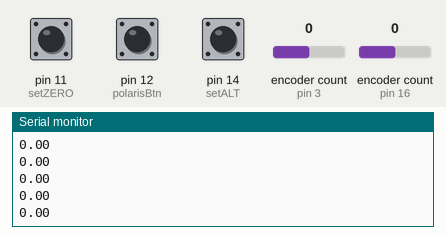
Simulated run of this sketch. Board: Arduino Uno, built with avr-gcc and run on an emulated ATmega328P. Parts: the last lines printed to the serial monitor. The inputs (shaded band) are chosen by the test bench; at power-on: encoder count (sensors on pin 3, pin 16) 0, pin 12 (polarisBtn) HIGH, pin 11 (setZERO) HIGH, pin 14 (setALT) HIGH.

Above: at 0.8 s.
0.9 s: encoder count (sensor on pin 3) set to 1
At 1.6 s:
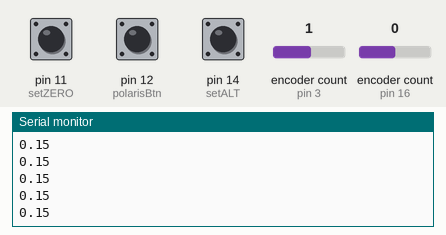
2.4 s: pin 12 (polarisBtn) pulled LOW for 0.15 s
At 3.2 s:
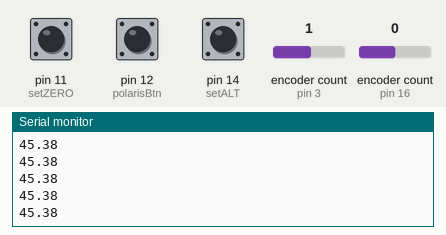
4.0 s: pin 11 (setZERO) pulled LOW for 0.15 s
At 5.0 s:
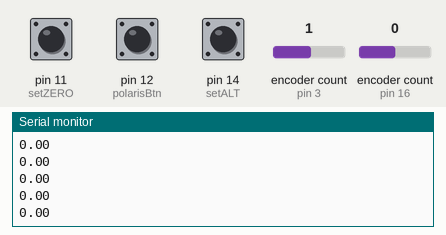
5.6 s: pin 12 (polarisBtn) pulled LOW for 1 s
8.1 s: encoder count (sensor on pin 3) set to 2
At 8.9 s:
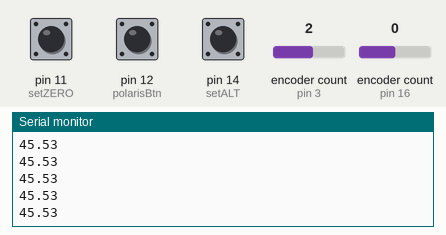
Timing chart, 0 to 10.6 s (numbered marks = the images above; inputs shaded):
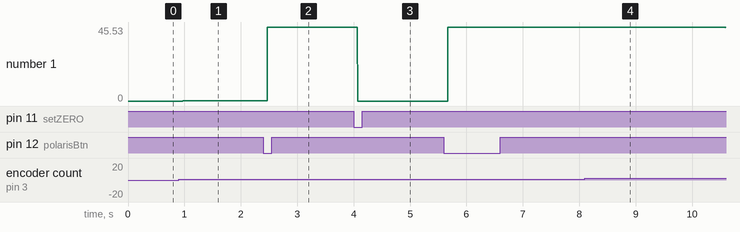

Measured:
- after the input at 0.9 s, the serial monitor: prints a new line after 0.07 s (image 1)
- after the input at 2.4 s, the serial monitor: prints a new line after 0.07 s (image 2)
- after the input at 4.0 s, the serial monitor: prints a new line after 0.07 s (image 3)
- after the input at 8.1 s, the serial monitor: prints a new line after 0.07 s (image 4)
- plotted number 1: 0 → 0.15 after the input at 0.9 s, 0.15 → 45.38 after the input at 2.4 s, 45.38 → 0 after the input at 4.0 s

The sketch:

Code_forPosting_BT.ino
```cpp
// (licence header left out)
// **************************************************************************************
// *                           ***** DECLARATIONS *****                                 *
// **************************************************************************************
#include <Encoder.h>

#include<stdlib.h>                          // custom C formating of strings
#include <avr/io.h>
#include <util/delay.h>                     // reqd by C to use delays

Encoder enc_A(3, 19);                       // Pins D3, A5: D3 intrupt, A5 no intrpt
                                            // Analog A5 + 14 = D19 on Atmel 328p & UNO
Encoder enc_MANUAL(16,17);                  // Pins A2, A3

#include<SoftwareSerial.h>                  // for Bluetooth display of Alt
#define TxD 4                               // Pin D4
#define RxD 2                               // pin D2
SoftwareSerial bluetoothSerial(TxD, RxD);


volatile float Azi = 0.0, Alt = 0.0;        // Azi and Alt position
char stringBuff1[8];                        // Alt output buffer for LCD

const char degree = char (223);             // degree symbol for extended ascii
const short setZERO = 11;                   // D11 Alt & Azi 0,0 reset btn
const short polarisBtn = 12;                // D12
const short setAZI = 13;                    // D13 = setAZI
const short setALT = 14;                    // A0 = D14 = setALT
const short setManBtn = 15;                 // A1 = D15 = SET

                          /* ★★★ Coefficients for different encoders and gearing ★★★
                          >> 360/PPRenc/GR/Q << Use '4' for 'Q'uadrature, '1' = None
                            ∴ 360deg / PPR pulses / GR / Q = "X deg/pulse "  */
float degSignWise = 0.0375;                 // √ = 360/600/4/4 (GR 4:1)

float EncA_Coef = degSignWise;              // ★★★  Set for desired encoder coef
float EncB_Coef = degSignWise;              // ★★★  Set for desired encoder coef

                                       // ★ Also change 'OVER-ROTATION OVERFLOW' below
float oldPosition = 0;

// **************************************************************************************
// *                               ***** MAIN *****                                     *
// **************************************************************************************
int main(void) {

  pinMode(16, INPUT_PULLUP);               // A2 enc_MANUAL encoder
  pinMode(17, INPUT_PULLUP);               // A3 enc_MANUAL encoder

  pinMode(3, INPUT_PULLUP);                // Encoder 1
  pinMode(19, INPUT_PULLUP);               // Encoder 1
  /* ★ Your code for Encoder 2 */

  pinMode(polarisBtn, INPUT_PULLUP);       // D4  Polaris btn
  pinMode(setZERO, INPUT_PULLUP);          // D5  Alt & Azi reset btn
  pinMode(setALT, INPUT_PULLUP);           // A0 + 14 = D14, set Alt coord btn
  pinMode(setAZI, INPUT_PULLUP);           // D13 set Azi coord btn
  pinMode(setManBtn, INPUT_PULLUP);        // A1 + 14 = D15, set btn

  digitalWrite(setZERO, HIGH);     // set high
  digitalWrite(polarisBtn, HIGH);          // set high
  digitalWrite(setALT, HIGH);              // set high
  digitalWrite(setAZI, HIGH);              // set high
  digitalWrite(setManBtn, HIGH);           // set high

  long A_position  = -999;
  long B_position  = -999;

  Serial.begin(9600);                     // for serial monitor display
  bluetoothSerial.begin(9600);            // for Bluetooth display

  // ************************************************************************************
  // *                          ***** While LOOP *****                                  *
  // ************************************************************************************
  while (1) {
    long new_A, new_B, new_C;                  // keep here or it hiccups!
    new_A = enc_A.read();                      // A is ALTitude
  __asm__("nop\n");                            // sync delay
                                               // ★★ your code for the AZImuth
  __asm__("nop\n");                            // sync delay
    new_C = enc_MANUAL.read();                 // C is manual encoder
  __asm__("nop\n");                            // sync delay

 if (new_A != A_position || new_B != B_position) {    // this is for two encoders

 // ---------------------- >>>★★★ OVER-ROTATION OVERFLOW <<<★★★
/* **** Encoder A **** */
      if (new_A <= -9600 ) {                   // ★ Fixes neg over-flow ★
        new_A = 9600;                          //  new_B, new_A are signed ints
      }                                 // ★★★ There are X counts per Scope rev: ★★★
                                              // X = PPRenc * Q * GR. Be sure to set
                                              // it using your Encoder's PPR per
                                              //  encoder rev.
                                              // √ SignWise: 600 * 4 * 4 = 9600

/*  ★★ Your code for Encoder  B the AZImuth **** */

//-----------------------------------------------

      A_position = new_A;
      B_position = new_B;

      Alt = new_A * EncA_Coef;                  // ★★★ Be sure to set in Declarations
      Azi = new_B * EncB_Coef;                  // ★★★

      // Alt roll over -----------------------
     if (Alt >= 360.0 ) {
       enc_A.write(0);
       Alt = Alt + EncA_Coef;
      }

     if (Alt < 0.0 ) {
        Alt = 360.0 + (new_A * EncA_Coef);    // new_A negative when it gets here
      }// end Alt roll -----

      // Azi roll over ------------------------
        /* ★★ Your code for Azimuth rollover goes here  */

//-----------------------------------------------
  // DISPLAY
     dtostrf(Alt, 7, 3, stringBuff1);                // 7 char wide with 3 decimals

      /* ★★ Also do Your code for displaying theAzimuth */

    Serial.println(Alt);
  //  Serial.print("    ");                           // for serial monitor display
  //  Serial.println(Azi);

  if (bluetoothSerial.available()) {                  // for bluetooh display
      bluetoothSerial.write(stringBuff1);
      bluetoothSerial.write("\n");
  }//end if bluetoothserial ======================

    }//•end if New Postion at the top -fyi: put cursor in gutter to see fold line start

  // BUTTONS
    if (digitalRead(setZERO) == LOW) {                // • 0,0 btn pressed
      enc_A.write(0);                                 // write 0 to enc_A
                                            // ★Your code - do it for Azi encoder too!
    }//•end btn if

    if (digitalRead(polarisBtn) == LOW) {             // • polaris btn pressed
      enc_A.write(1210);                              // • write to enc_A: The value that
                                                      // represents your latitude
                                                      // Also, write 0 to Azi encoder
                                                      //• X = Latitude*PPR*Gr*Q / 360
                                                      //• X = 45.4*600*4*4/360 = 1210
    }//•end btn if

// Manually Setting Altitude
    if (digitalRead(setALT) == LOW)   {
       __asm__("nop\n");

      while(1) {                                      // do this until break/exit
        float newPosition = enc_MANUAL.read() * 0.5;  //★ mult by 0.5 for 1/2 deg steps
                                                      // if desired. Or, don't you decide
        __asm__("nop\n");
       if (newPosition != oldPosition) {
          _delay_ms(2);
          oldPosition = newPosition;
             // Alt roll over ------------------------
             if (newPosition >= 360.0 ) {
               enc_MANUAL.write(0);
               newPosition = 0;
              }//endid

             if (newPosition < 0.0 ) {
                newPosition = 360.0 + (newPosition); // new is negative when it gets here
              }// end Alt roll -----

      //   Serial.println(newPosition);
         enc_A.write(newPosition/EncA_Coef);
         Alt = newPosition;
         dtostrf(Alt, 7, 3, stringBuff1);

        Serial.println(Alt);

        if (bluetoothSerial.available()) {          // for bluetooh display
         bluetoothSerial.write(stringBuff1);
         bluetoothSerial.write("\n");
          }//end if bluetoothserial ======================

        }//endIf

        if (digitalRead(setManBtn) == LOW) {
              enc_MANUAL.write(0);                 // reset for new manual counting
              newPosition = 0;                     // reset for new manual counting
           break;                                  // exits out of while loop
        }//endif
      }//end While
     }//endif

// ★★★ Manually Setting Azimuth ★★ ----------------------------------
  /** Your code for the Azimuth (basically, copy the altitude code and tweak names...) */

  }//•end while----------------------------------------

  return (0);                                     // never gets here but used by C
}// ••• end main •••
// **************************************************************************************
// *                              ***** • SUBROUTINES • *****                           *
// **************************************************************************************
```
